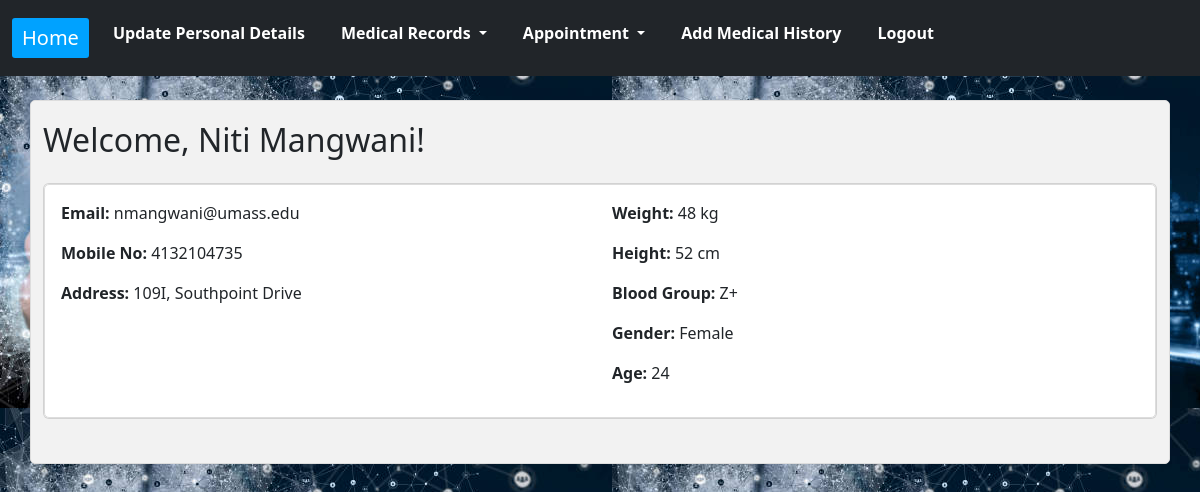
The page /patient/dashboard/ (signed in) on the database its author committed.
### health/models.py (models this page shows)
class Patient(models.Model):
    user = models.OneToOneField(User, on_delete=models.CASCADE)
    name = models.CharField(max_length=255)
    email = models.EmailField(max_length=255)
    mobile_no = models.CharField(max_length=255)
    address = models.TextField()
    created_on = models.DateTimeField(auto_now_add=True)
    weight = models.IntegerField()
    height = models.IntegerField()
    blood_group = models.CharField(max_length=255)
    gender = models.CharField(max_length=255)
    age = models.IntegerField()

### health/views.py (the view)
# urls.py: path('patient/dashboard/', views.patient_dashboard, name='patient_dashboard'),  # Patient dashboard
@login_required
def patient_dashboard(request):
    try:
        patient = request.user.patient
    except Patient.DoesNotExist:
        messages.error(request, "Patient profile not found.")
        return redirect('home')
    patient_email = request.user.email
    context = {'patient': patient, 'patient_email': patient_email}
    return render(request, 'patient_dashboard.html', context)

### health/templates/patient_dashboard.html
{% extends "base_patient.html" %}
{% block content %}
<div class="dashboard-content container mt-4">
    <h2 class="mb-4">Welcome, {{ patient.name }}!</h2>
    <div class="card mb-4">
        <div class="card-body patient-info">
            <div class="row">
                <div class="col-md-6">
                    <div class="mb-3">
                        <strong>Email:</strong> {{ patient.email }}
                    </div>
                    <div class="mb-3">
                        <strong>Mobile No:</strong> {{ patient.mobile_no }}
                    </div>
                    <div class="mb-3">
                        <strong>Address:</strong> {{ patient.address }}
                    </div>
                </div>
                <div class="col-md-6">
                    <div class="mb-3">
                        <strong>Weight:</strong> {{ patient.weight }} kg
                    </div>
                    <div class="mb-3">
                        <strong>Height:</strong> {{ patient.height }} cm
                    </div>
                    <div class="mb-3">
                        <strong>Blood Group:</strong> {{ patient.blood_group }}
                    </div>
                    <div class="mb-3">
                        <strong>Gender:</strong> {{ patient.gender }}
                    </div>
                    <div class="mb-3">
                        <strong>Age:</strong> {{ patient.age }}
                    </div>
                </div>
            </div>
        </div>
    </div>
</div>
{% endblock %}

### health/static/styles.css (style rules this page uses)
h2 { font-size: 24px; color: #333; margin-bottom: 20px; }
.container { margin: 20px; padding: 20px; background-color: #f2f2f2; border: 1px solid #ddd; border-radius: 5px; max-width: 800px; margin: 0 auto; }
h2 { color: #333; }
.patient-info { background-color: #fff; border: 1px solid #ddd; padding: 10px; border-radius: 5px; }
body { background-image: url('../static/images/patient_background.jpeg'); color: #333; margin: 0; min-height: 100vh; }

### rows shown on the page
Patient: name "Niti Mangwani", email "nmangwani@umass.edu", mobile_no "4132104735", address "109I, Southpoint Drive", weight "48", height "52", blood_group "Z+", gender "Female", age "24"
